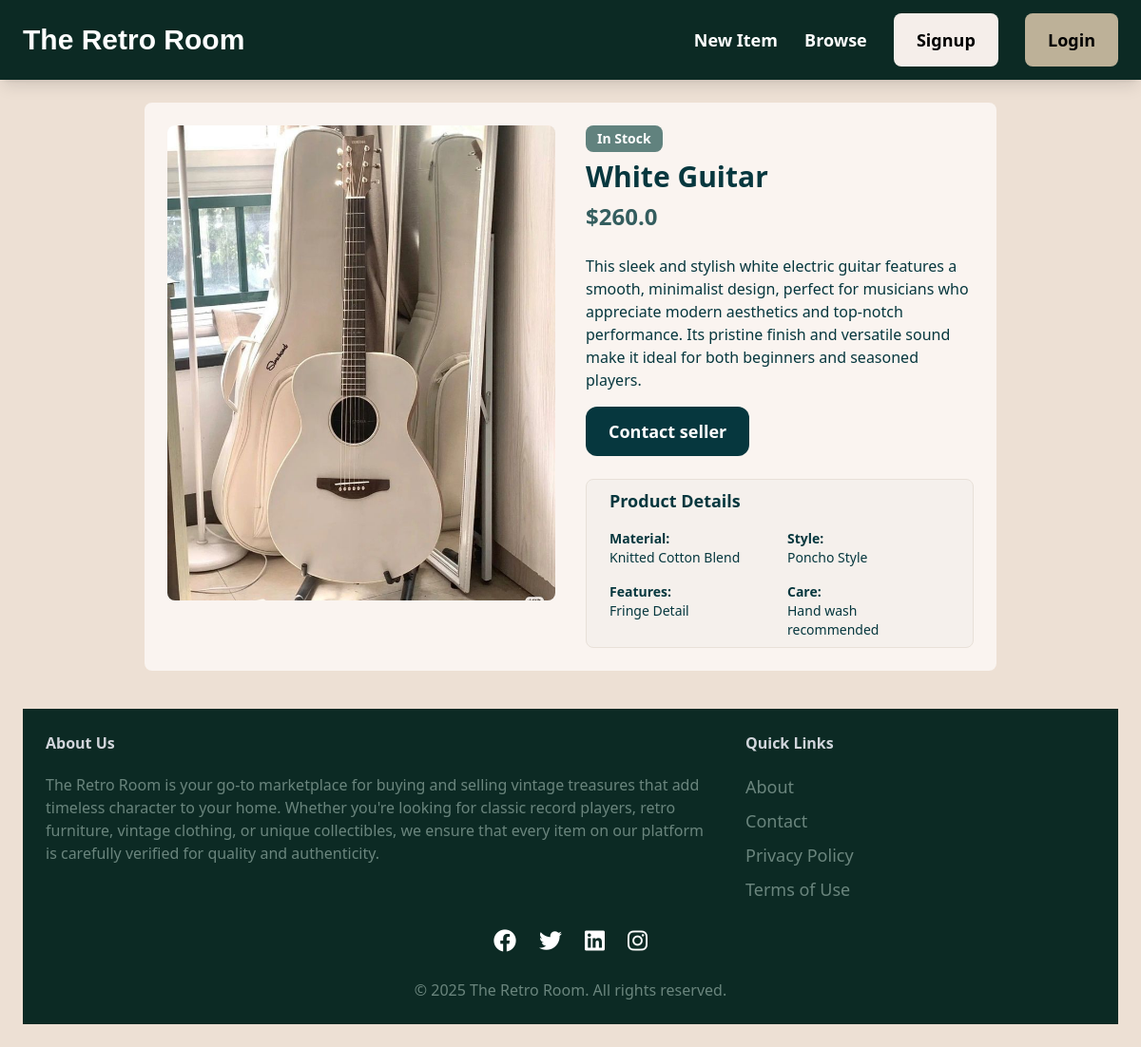
The page /items/8/ on the database its author committed.
### item/models.py (models this page shows, shortened)
class Item(models.Model):
    category = models.ForeignKey(Category, related_name='items', on_delete=models.CASCADE)
    name = models.CharField(max_length=255)
    description = models.TextField(blank=True, null=True)
    price = models.FloatField()
    image = models.ImageField(upload_to='item_images', blank=True, null=True)
    is_sold = models.BooleanField(default=False)
    created_by = models.ForeignKey(User, related_name='items', on_delete=models.CASCADE)
    created_at = models.DateTimeField(auto_now_add=True)

### item/views.py (the view)
# urls.py: path('<int:pk>/', views.detail, name='detail'),
def detail(request, pk):
    item = get_object_or_404(Item, pk=pk)
    related_items = Item.objects.filter(category=item.category, is_sold=False).exclude(pk=pk)[0:3]
    return render(request, 'item/detail.html', {
        'item': item,
        'related_items': related_items
    })

### item/templates/item/detail.html (shortened to what this page needs)
{% extends 'core/base.html' %}
{% block content %}
<div class="max-w-4xl mx-auto p-6 bg-[#faf4f0] rounded-lg mb-10">
    <div class="grid md:grid-cols-2 gap-8">
        <div class="overflow-hidden bg-[#f5f0ec] rounded-lg w-full max-w-md h-[500px]">
            <img
                src="{{ item.image.url }}"
                alt="{{ item.name }}"
                class="w-full h-full object-cover hover:scale-105 transition-transform duration-300"
            />
        </div>
        <div class="space-y-6">
            <div>
                <span class="inline-block mb-2 px-3 py-1 bg-[#61827E] text-white text-sm font-semibold rounded-lg">
                    {% if item.in_stock %} In Stock {% else %} In Stock {% endif %}
                </span>
                <h1 class="text-3xl font-bold mb-2 text-[#06373E]">{{ item.name }}</h1>
                <div class="flex items-center gap-4">
                    <span class="text-2xl font-semibold text-[#345D5E]">${{ item.price }}</span>
                </div>
            </div>
            <div class="space-y-4">
                <p class="text-[#06373E]">
                    {{ item.description|default:"No description available." }}
                </p>
        {% if request.user == item.created_by %}
        <div class="flex gap-4 pt-4">
            <a href="{% url 'item:edit' item.id %}" class="px-6 py-3 bg-[#0c231e] text-white rounded-lg hover:bg-[#163832] transition">
                Edit
            </a>
            <a href="{% url 'item:delete' item.id %}" class="px-6 py-3 bg-[#cd4f4f] text-white rounded-lg hover:bg-[#b54444] transition">
                Delete
            </a>
        </div>
    {% else %}
    <a href="{% url 'conversation:new' item.id %}" class="inline-block mt-6 px-6 py-3 text-lg font-semibold bg-[#06373E] text-white rounded-xl transform transition duration-300 hover:bg-[#345D5E] hover:shadow-lg">
        Contact seller
    </a>
    {% endif %}
</div>
            <div class="bg-[#f5f0ec] border border-[#e8e0d8] rounded-lg px-6 py-2">
                <h2 class="text-lg font-semibold text-[#06373E] mb-4">Product Details</h2>
                <div class="grid grid-cols-2 gap-4 text-sm">
                    <div>
                        <span class="font-semibold text-[#06373E]">Material:</span>
                        <p class="text-[#06373E]">Knitted Cotton Blend</p>
                    </div>
                    <div>
                        <span class="font-semibold text-[#06373E]">Style:</span>
                        <p class="text-[#06373E]">Poncho Style</p>
                    </div>
                    <div>
                        <span class="font-semibold text-[#06373E]">Features:</span>
                        <p class="text-[#06373E]">Fringe Detail</p>
                    </div>
                    <div>
                        <span class="font-semibold text-[#06373E]">Care:</span>
                        <p class="text-[#06373E]">Hand wash recommended</p>
                    </div>
                </div>
            </div>
</div>
</div>
{% endblock %}

### rows shown on the page
Item: image (picture), name "White Guitar", price "260.0", description "This sleek and stylish white electric guitar features a smooth, minimalist design, perfect for musicians who appreciate modern aesthetics and top-notch performance. Its pristine finish and versatile sound make it ideal for both beginners and seasoned players."
